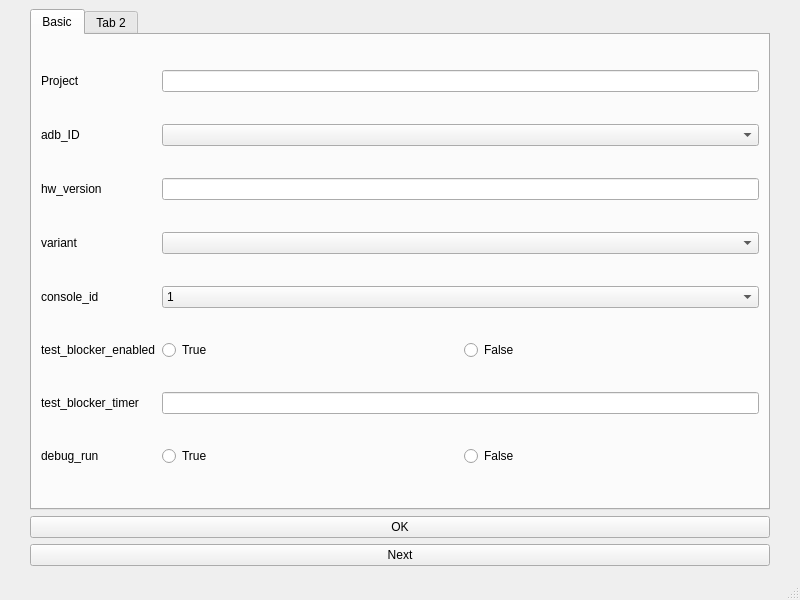
<?xml version="1.0" encoding="UTF-8"?>
<ui version="4.0">
 <class>MainWindow</class>
 <widget class="QMainWindow" name="MainWindow">
  <property name="geometry">
   <rect>
    <x>0</x>
    <y>0</y>
    <width>800</width>
    <height>600</height>
   </rect>
  </property>
  <property name="windowTitle">
   <string>MainWindow</string>
  </property>
  <widget class="QWidget" name="centralwidget">
   <property name="sizePolicy">
    <sizepolicy hsizetype="Preferred" vsizetype="Preferred">
     <horstretch>0</horstretch>
     <verstretch>0</verstretch>
    </sizepolicy>
   </property>
   <layout class="QGridLayout" name="gridLayout">
    <property name="leftMargin">
     <number>30</number>
    </property>
    <property name="rightMargin">
     <number>30</number>
    </property>
    <property name="bottomMargin">
     <number>12</number>
    </property>
    <item row="0" column="0">
     <widget class="QTabWidget" name="tabWidget">
      <property name="currentIndex">
       <number>0</number>
      </property>
      <widget class="QWidget" name="tabBasic">
       <attribute name="title">
        <string>Basic</string>
       </attribute>
       <layout class="QGridLayout" name="gridLayout_2">
        <item row="0" column="0">
         <widget class="QLabel" name="labelProject">
          <property name="text">
           <string>Project</string>
          </property>
         </widget>
        </item>
        <item row="0" column="1">
         <widget class="QLineEdit" name="lineEditProject"/>
        </item>
        <item row="1" column="0">
         <widget class="QLabel" name="labelAdb">
          <property name="text">
           <string>adb_ID</string>
          </property>
         </widget>
        </item>
        <item row="1" column="1">
         <widget class="QComboBox" name="comboBoxAdb"/>
        </item>
        <item row="2" column="0">
         <widget class="QLabel" name="labelHwVersion">
          <property name="text">
           <string>hw_version</string>
          </property>
         </widget>
        </item>
        <item row="2" column="1">
         <widget class="QLineEdit" name="lineEditHwVersion"/>
        </item>
        <item row="3" column="0">
         <widget class="QLabel" name="labelVariant">
          <property name="text">
           <string>variant</string>
          </property>
         </widget>
        </item>
        <item row="3" column="1">
         <widget class="QComboBox" name="comboBoxVariant"/>
        </item>
        <item row="4" column="0">
         <widget class="QLabel" name="labelConsole">
          <property name="text">
           <string>console_id</string>
          </property>
         </widget>
        </item>
        <item row="4" column="1">
         <widget class="QComboBox" name="comboBoxConsole">
          <item>
           <property name="text">
            <string>1</string>
           </property>
          </item>
          <item>
           <property name="text">
            <string>2</string>
           </property>
          </item>
          <item>
           <property name="text">
            <string>3</string>
           </property>
          </item>
          <item>
           <property name="text">
            <string>4</string>
           </property>
          </item>
         </widget>
        </item>
        <item row="5" column="0">
         <widget class="QLabel" name="labelConsole_2">
          <property name="text">
           <string>test_blocker_enabled</string>
          </property>
         </widget>
        </item>
        <item row="5" column="1">
         <layout class="QHBoxLayout" name="horizontalLayout">
          <item>
           <widget class="QRadioButton" name="radioBtnTestDisable">
            <property name="text">
             <string>True</string>
            </property>
           </widget>
          </item>
          <item>
           <widget class="QRadioButton" name="radioBtnTestEnable">
            <property name="text">
             <string>False</string>
            </property>
           </widget>
          </item>
         </layout>
        </item>
        <item row="6" column="0">
         <widget class="QLabel" name="labelConsole_3">
          <property name="text">
           <string>test_blocker_timer</string>
          </property>
         </widget>
        </item>
        <item row="6" column="1">
         <widget class="QLineEdit" name="lineEdit"/>
        </item>
        <item row="7" column="0">
         <widget class="QLabel" name="labelDebugEnable">
          <property name="text">
           <string>debug_run</string>
          </property>
         </widget>
        </item>
        <item row="7" column="1">
         <layout class="QHBoxLayout" name="horizontalLayout_2">
          <item>
           <widget class="QRadioButton" name="radioBtnDebugEnable">
            <property name="text">
             <string>True</string>
            </property>
           </widget>
          </item>
          <item>
           <widget class="QRadioButton" name="radioBtnDebugDisable">
            <property name="text">
             <string>False</string>
            </property>
           </widget>
          </item>
         </layout>
        </item>
       </layout>
      </widget>
      <widget class="QWidget" name="tab_2">
       <attribute name="title">
        <string>Tab 2</string>
       </attribute>
      </widget>
     </widget>
    </item>
    <item row="1" column="0">
     <widget class="QPushButton" name="btnOK">
      <property name="text">
       <string>OK</string>
      </property>
     </widget>
    </item>
    <item row="2" column="0">
     <widget class="QPushButton" name="btnNext">
      <property name="text">
       <string>Next</string>
      </property>
     </widget>
    </item>
   </layout>
  </widget>
  <widget class="QMenuBar" name="menubar">
   <property name="geometry">
    <rect>
     <x>0</x>
     <y>0</y>
     <width>800</width>
     <height>24</height>
    </rect>
   </property>
  </widget>
  <widget class="QStatusBar" name="statusbar"/>
 </widget>
 <resources/>
 <connections/>
</ui>
